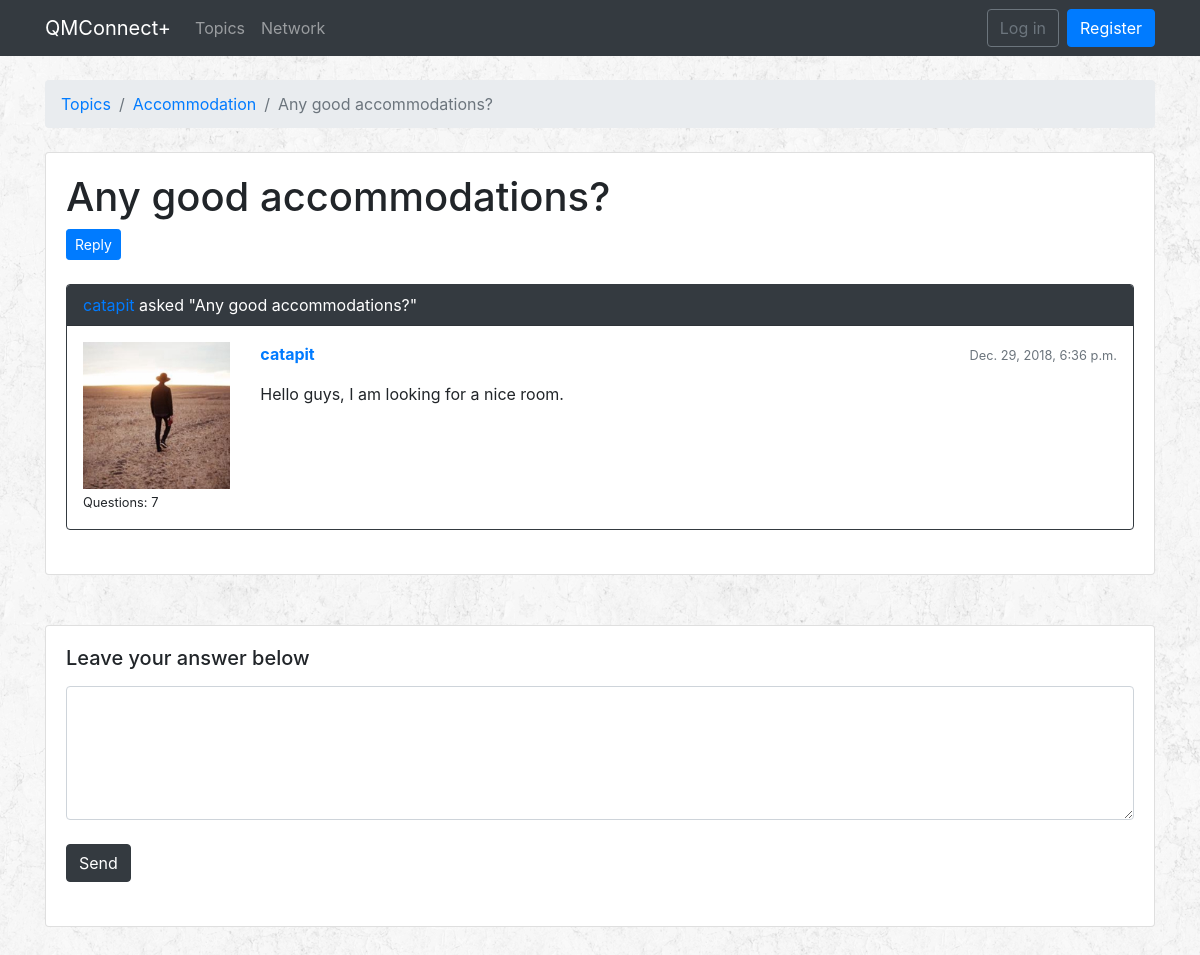
/topics/3/questions/329/, run on an earlier commit of the app's database.
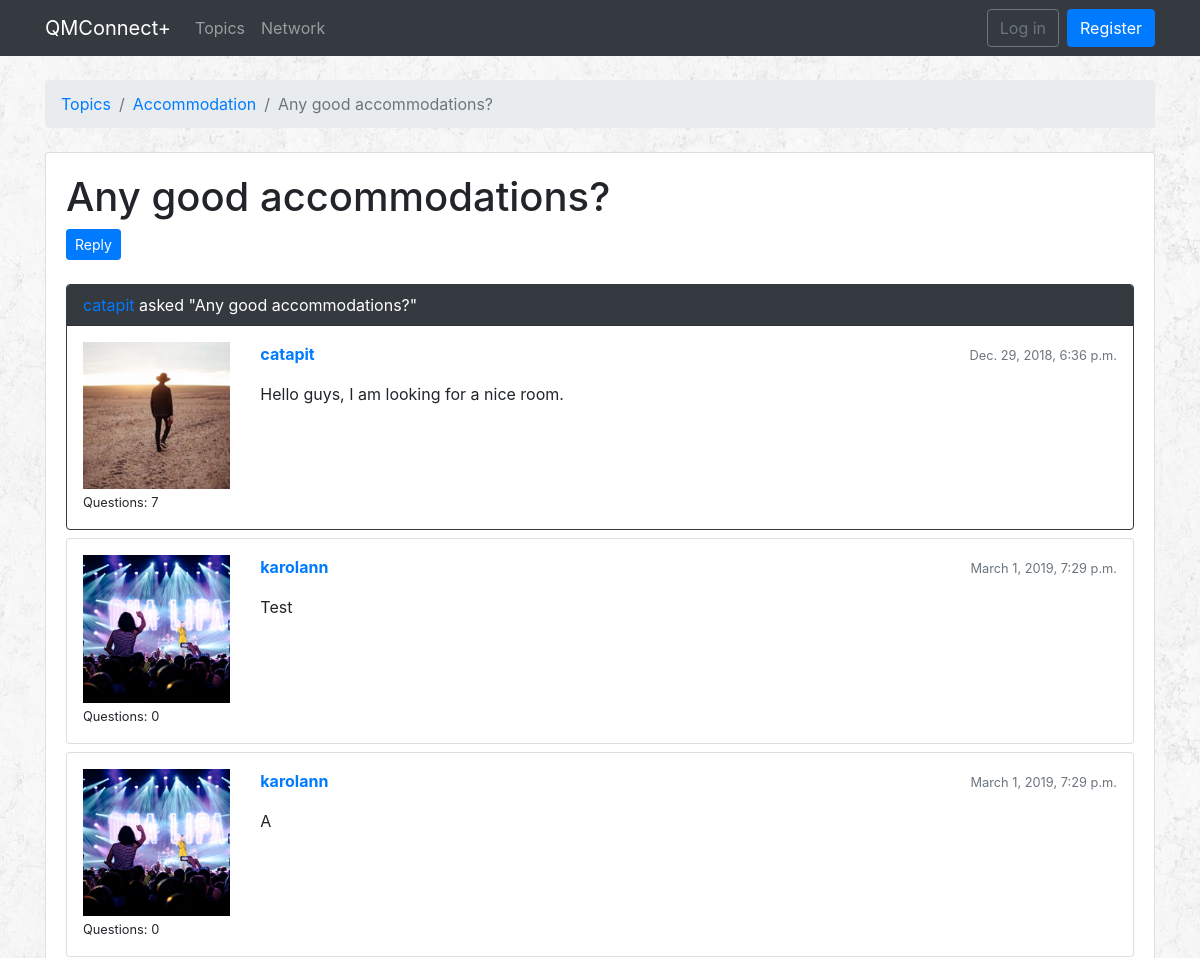
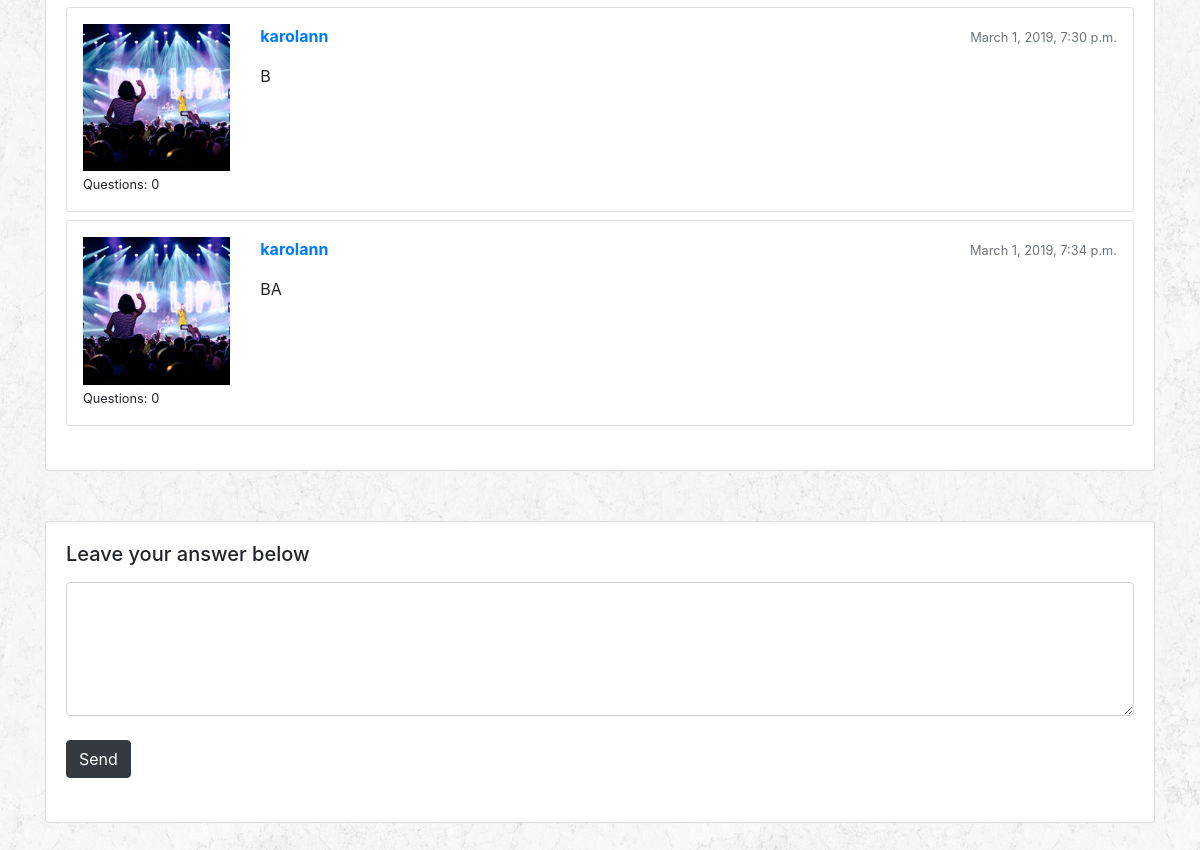
And on a later commit of the database (2 pictures, top to bottom).
### qa/models.py (models this page shows, shortened)
class Question(models.Model):
    subject = models.CharField(max_length=255)
    last_updated = models.DateTimeField(auto_now_add=True)
    topic = models.ForeignKey(Topic, related_name='questions', on_delete=models.CASCADE)
    starter = models.ForeignKey(User, related_name='questions', on_delete=models.CASCADE)
    views = models.PositiveIntegerField(default=0)

class Topic(models.Model):
    name = models.CharField(max_length=30, unique=True)
    description = models.CharField(max_length=100)

class Answer(models.Model):
    message = models.TextField(max_length=4000)
    question = models.ForeignKey(Question, related_name='answers', on_delete=models.CASCADE)
    created_at = models.DateTimeField(auto_now_add=True)
    updated_at = models.DateTimeField(null=True)
    created_by = models.ForeignKey(User, related_name='answers', on_delete=models.CASCADE)
    updated_by = models.ForeignKey(User, null=True, related_name='+', on_delete=models.CASCADE)
    def message_to_markdown(self):
        return mark_safe(markdown(self.message, safe_mode='escape'))

### accounts/models.py (models this page shows, shortened)
class Profile(models.Model):
    YEAR = (
        ('1', '1st year'),
        ('2', '2nd year'),
        ('3', '3rd year'),
    )
    SUBJECT = (
        ('BCS', 'BSc Computer Science'),
        ('BCSM', 'BSc Computer Science and Mathematics'),
        ('BCSIE', 'BSc Computer Science with Industrial Experience'),
        ('BCSWM', 'BSc Computer Science with Management (ITMB)'),
    )
    user = models.OneToOneField(User, on_delete=models.CASCADE)
    dob = models.DateField(auto_now=False, auto_now_add=False)
    image = models.ImageField(upload_to='profile_images', default='')
    universityYear = models.CharField(choices=YEAR, max_length=1, default='')
    subject = models.CharField(choices=SUBJECT, max_length=5, default='')
    module = models.ManyToManyField(Module)
    interest = models.ManyToManyField(Interest)
    message = models.ManyToManyField('self', blank=True, symmetrical=False, through="Message")

### qa/views.py (the view)
# urls.py: path('topics/<int:pk>/questions/<int:question_pk>/', qa_views.AnswersView.as_view(), name = 'question_answers'),
class AnswersView(ListView):
    model = Answer
    context_object_name = 'answers'
    template_name = 'question_answers.html'
    paginate_by = 5
    def get_context_data(self, **kwargs):
        session_key = 'viewed_question_{}'.format(self.question.pk)
        if not self.request.session.get(session_key, False):
            self.question.views += 1
            self.question.save()
            self.request.session[session_key] = True
        kwargs['question'] = self.question
        return super().get_context_data(**kwargs)
    def get_queryset(self):
        self.question = get_object_or_404(Question, topic__pk = self.kwargs.get('pk'), pk = self.kwargs.get('question_pk'))
        queryset = self.question.answers.order_by('created_at')
        return queryset

### templates/question_answers.html (shortened to what this page needs)
{% extends 'base.html' %}
{% load static %}
{% block breadcrumb %}
<li class="breadcrumb-item"><a href="{% url 'qa:home' %}">Topics</a></li>
<li class="breadcrumb-item"><a href="{% url 'qa:topic_questions' question.topic.pk %}">{{ question.topic.name }}</a></li>
<li class="breadcrumb-item active">{{ question.subject }}</li>
{% endblock %}
{% block content %}
<div class="bottom-padding">
  <div class="card">
    <div class="card-body">
      <div class="mb-4">
        <h1> {{ question.subject }} </h1>
        <a href="{% url 'qa:answer_question' question.topic.pk question.pk %}" class="btn btn-primary btn-sm" role="button">Reply</a>
      </div>
      {% for answer in answers %}
      <div id="{{ answer.pk }}" class="card {% if forloop.last %}mb-4{% else %}mb-2{% endif %} {% if forloop.first %}border-dark{% endif %}">
        {% if forloop.first %}
        <div class="card-header text-white bg-dark py-2 px-3"><a href="{% url 'qa:profile' question.starter.pk %}">{{ question.starter }}</a> asked "{{ question.subject }}" </div>
        {% endif %}
        <div class="card-body p-3">
          <div class="row">
            <div class="col-2">
              <img src="/profile_images/{{ answer.created_by.profile.image }}" alt="{{ answer.created_by.username }}" class="w-100">
              <small>Questions: {{ answer.created_by.questions.count }}</small>
            </div>
            <div class="col-10">
              <div class="row mb-3">
                <div class="col-6">
                  <strong class="text-muted"><a href="{% url 'qa:profile' answer.created_by.pk %}">{{ answer.created_by.username }}</a></strong>
                </div>
                <div class="col-6 text-right">
                  <small class="text-muted"> {{ answer.created_at }} </small>
                </div>
              </div>
              {{ answer.message_to_markdown }}
            </div>
          </div>
        </div>
      </div>
      {% endfor %}
    </div>
  </div>
</div>
<div class="bottom-padding">
  <div class="card">
    <div class="card-body">
      <h5 class="card-title">Leave your answer below </h5>
      <div class="mb-4">
        <form class="mb-4">
          <div class="form-group">
            <textarea class="form-control" name="textarea_answerquestion" cols="40" rows="5" id="textarea_answerquestion"></textarea> </br>
            <button type="button" class="btn btn-dark" id="answer-submit">Send</button>
          </div>
        </form>
      </div>
    </div>
  </div>
</div>
{% endblock %}

### templates/base.html (shortened to what this page needs)
{% load static %}
<!DOCTYPE html>
<html>
<head>
  <link rel="stylesheet" href="{% static 'css/bootstrap.min.css' %}">
  <link rel="stylesheet" href="{% static 'css/style.css' %}">
</head>
<body>
  {% block body %}
  <nav class="navbar navbar-expand-lg navbar-dark bg-dark">
    <div class="container">
      <a class="navbar-brand" href="{% url 'qa:latest' %}">QMConnect+</a>
      <div class="collapse navbar-collapse" id="mainMenu">
        <ul class="navbar-nav mr-auto">
          <li class="nav-item">
            <a class="nav-link" href="{% url 'qa:home' %}">Topics</a>
          </li>
          <li class="nav-item">
            <a class="nav-link" href="{% url 'qa:network' %}">Network</a>
          </li>
        </ul>
        {% if user.is_authenticated %}
        <ul class="navbar-nav ml-auto">
          <li class="nav-item dropdown">
            <a class="btn btn-secondary dropdown-toggle" href="#" id="userMenu" data-toggle="dropdown" aria-haspopup="true" aria-expanded="false"> {{ request.user }} </a>
            <div class="dropdown-menu dropdown-menu-right" aria-labelledby="userMenu">
              <a class="dropdown-item" href="{% url 'account_update' %}">My account</a>
              <a class="dropdown-item" href="{% url 'qa:messages' %}">Messages</a>
              <a class="dropdown-item" href="{% url 'password_update' %}">Change Password</a>
              <div class="dropdown-divider"></div>
              <a class="dropdown-item" href="{% url 'logout' %}">Log out</a>
            </div>
          </li>
        </ul>
        {% else %}
        <form class="form-inline ml-auto">
          <a href="{% url 'login' %}" class="btn btn-outline-secondary">Log in</a>
          <a href="{% url 'register' %}" class="btn btn-primary ml-2">Register</a>
        </form>
        {% endif %}
      </div>
    </div>
  </nav>
  <div class="container">
    <ol class="breadcrumb my-4">
      {% block breadcrumb %}
      {% endblock %}
    </ol>
    {% block content %}
    {% endblock %}
  </div>
  {% endblock body %}
</body>
</html>

### static/css/style.css (style rules this page uses)
body { background-image: url(../images/rockywall.png); }
.bottom-padding { padding-bottom: 50px; }

What changed in the data, as far as the page shows it:
added Answer: created_by.profile.image (picture), created_by.questions.count "0", created_by.username "karolann", created_at "March 1, 2019, 7:29 p.m.", message_to_markdown "Test"
added Answer: created_by.profile.image (picture), created_by.questions.count "0", created_by.username "karolann", created_at "March 1, 2019, 7:29 p.m.", message_to_markdown "A"
added Answer: created_by.profile.image (picture), created_by.questions.count "0", created_by.username "karolann", created_at "March 1, 2019, 7:30 p.m.", message_to_markdown "B"
added Answer: created_by.profile.image (picture), created_by.questions.count "0", created_by.username "karolann", created_at "March 1, 2019, 7:34 p.m.", message_to_markdown "BA"
